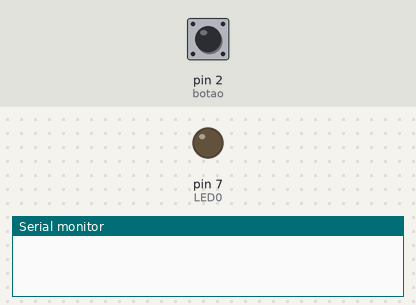
The sketch below on a simulated Arduino Uno, built with avr-gcc and run on an emulated ATmega328P. Parts: output pins drawn as LEDs (lit = HIGH), the last lines printed to the serial monitor. Inputs (shaded band) come from the test bench; at power-on: pin 2 (botao) HIGH.

Above: at 1.2 s.
1.3 s: pin 2 (botao) pulled LOW for 0.15 s
2.9 s: pin 2 (botao) pulsed LOW 5 times (0.12 s each, 0.3 s apart)
At 4.2 s:
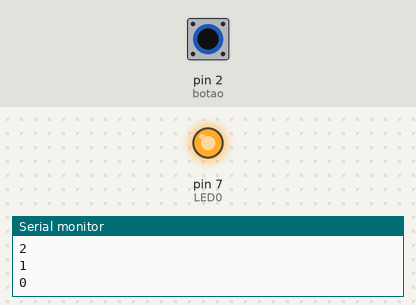
Timing chart, 0 to 5.9 s (numbered marks = the images above; inputs shaded):
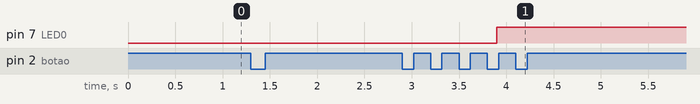

The sketch:

exercicio3_debounce_Interrupt.ino
```cpp
#define LED0 7
#define botao 2

//Variaveis para analise do switch
bool nivel_passado_botao = HIGH;     // nivel passado de entrada do botao
bool nivel_antes_debounce_botao = HIGH;   // nivel antes de entrar na rotina
unsigned long ultima_mudanca_switch_entrada = 0;
int debounce_Delay = 100;
int contagem = 4;
bool botao_pressionado=false;

void botao_int();

void setup() {
  pinMode(botao, INPUT_PULLUP);
  attachInterrupt(digitalPinToInterrupt(botao), botao_int, FALLING);
  pinMode(LED0, OUTPUT);
  Serial.begin(9600);
}

void loop() {
  if(botao_pressionado==true){
    bool leitura_atual = digitalRead(botao);
    if (leitura_atual != nivel_antes_debounce_botao) {
      ultima_mudanca_switch_entrada = millis();
    }
    nivel_antes_debounce_botao = leitura_atual;

    if ((millis() - ultima_mudanca_switch_entrada) > debounce_Delay) {
      if (leitura_atual != nivel_passado_botao) {
        nivel_passado_botao = leitura_atual;
        if (nivel_passado_botao == LOW) {
          contagem = contagem-1;
          Serial.println(contagem);
          botao_pressionado=false;
          attachInterrupt(digitalPinToInterrupt(botao), botao_int, FALLING);
          //Coloque aqui o que deve acontecer/setar flags.
        }
      }
    }
    if(contagem==0){
      digitalWrite(LED0, !digitalRead(LED0));
      contagem=4;
    }
  }
}

void botao_int(){
    botao_pressionado=true;
    detachInterrupt(digitalPinToInterrupt(botao));
}
```

Measured:
- after the input at 2.9 s, pin 7 (LED0): LOW → HIGH after 1.0 s
